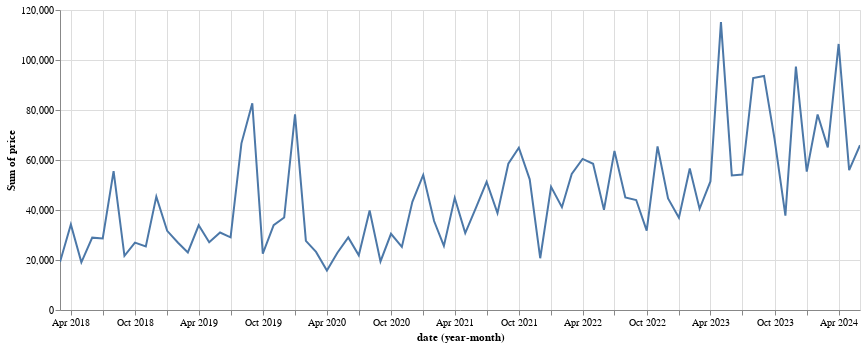

The code cell stored with this chart in its notebook:
### Code cell
exp.monthly_projection().properties(width=800)

### Figure 1 — Vega specification as saved in the notebook (floating-point values rounded to 4 significant figures)
{"$schema": "https://vega.github.io/schema/vega/v5.json", "data": [{"name": "param_2_store"}, {"name": "source_0", "values": [{"sum_price": 19183, "yearmonth_date": "2018-03-01T00:00:00.000"}, {"sum_price": 34192, "yearmonth_date": "2018-04-01T00:00:00.000"}, {"sum_price": 19057, "yearmonth_date": "2018-05-01T00:00:00.000"}, {"sum_price": 28942, "yearmonth_date": "2018-06-01T00:00:00.000"}, {"sum_price": 28622, "yearmonth_date": "2018-07-01T00:00:00.000"}, {"sum_price": 55519, "yearmonth_date": "2018-08-01T00:00:00.000"}, {"sum_price": 21665, "yearmonth_date": "2018-09-01T00:00:00.000"}, {"sum_price": 26939, "yearmonth_date": "2018-10-01T00:00:00.000"}, {"sum_price": 25467, "yearmonth_date": "2018-11-01T00:00:00.000"}, {"sum_price": 45338, "yearmonth_date": "2018-12-01T00:00:00.000"}, {"sum_price": 31667, "yearmonth_date": "2019-01-01T00:00:00.000"}, {"sum_price": 26909, "yearmonth_date": "2019-02-01T00:00:00.000"}, {"sum_price": 23041, "yearmonth_date": "2019-03-01T00:00:00.000"}, {"sum_price": 33874, "yearmonth_date": "2019-04-01T00:00:00.000"}, {"sum_price": 27119, "yearmonth_date": "2019-05-01T00:00:00.000"}, {"sum_price": 30990, "yearmonth_date": "2019-06-01T00:00:00.000"}, {"sum_price": 29068, "yearmonth_date": "2019-07-01T00:00:00.000"}, {"sum_price": 66664, "yearmonth_date": "2019-08-01T00:00:00.000"}, {"sum_price": 82705, "yearmonth_date": "2019-09-01T00:00:00.000"}, {"sum_price": 22566, "yearmonth_date": "2019-10-01T00:00:00.000"}, {"sum_price": 33972, "yearmonth_date": "2019-11-01T00:00:00.000"}, {"sum_price": 36986, "yearmonth_date": "2019-12-01T00:00:00.000"}, {"sum_price": 78282, "yearmonth_date": "2020-01-01T00:00:00.000"}, {"sum_price": 27623, "yearmonth_date": "2020-02-01T00:00:00.000"}, {"sum_price": 23233, "yearmonth_date": "2020-03-01T00:00:00.000"}, {"sum_price": 15774, "yearmonth_date": "2020-04-01T00:00:00.000"}, {"sum_price": 22930, "yearmonth_date": "2020-05-01T00:00:00.000"}, {"sum_price": 29031, "yearmonth_date": "2020-06-01T00:00:00.000"}, {"sum_price": 21877, "yearmonth_date": "2020-07-01T00:00:00.000"}, {"sum_price": 39795, "yearmonth_date": "2020-08-01T00:00:00.000"}, {"sum_price": 19416, "yearmonth_date": "2020-09-01T00:00:00.000"}, {"sum_price": 30476, "yearmonth_date": "2020-10-01T00:00:00.000"}, {"sum_price": 25236, "yearmonth_date": "2020-11-01T00:00:00.000"}, {"sum_price": 43245, "yearmonth_date": "2020-12-01T00:00:00.000"}, {"sum_price": 54028, "yearmonth_date": "2021-01-01T00:00:00.000"}, {"sum_price": 35580, "yearmonth_date": "2021-02-01T00:00:00.000"}, {"sum_price": 25651, "yearmonth_date": "2021-03-01T00:00:00.000"}, {"sum_price": 44842, "yearmonth_date": "2021-04-01T00:00:00.000"}, {"sum_price": 30757, "yearmonth_date": "2021-05-01T00:00:00.000"}, {"sum_price": 41043, "yearmonth_date": "2021-06-01T00:00:00.000"}, {"sum_price": 51235, "yearmonth_date": "2021-07-01T00:00:00.000"}, {"sum_price": 38760, "yearmonth_date": "2021-08-01T00:00:00.000"}, {"sum_price": 58508, "yearmonth_date": "2021-09-01T00:00:00.000"}, {"sum_price": 64912, "yearmonth_date": "2021-10-01T00:00:00.000"}, {"sum_price": 52258, "yearmonth_date": "2021-11-01T00:00:00.000"}, {"sum_price": 20705, "yearmonth_date": "2021-12-01T00:00:00.000"}, {"sum_price": 49293, "yearmonth_date": "2022-01-01T00:00:00.000"}, {"sum_price": 41119, "yearmonth_date": "2022-02-01T00:00:00.000"}, {"sum_price": 54458, "yearmonth_date": "2022-03-01T00:00:00.000"}, {"sum_price": 60447, "yearmonth_date": "2022-04-01T00:00:00.000"}, {"sum_price": 58500, "yearmonth_date": "2022-05-01T00:00:00.000"}, {"sum_price": 40074, "yearmonth_date": "2022-06-01T00:00:00.000"}, {"sum_price": 63631, "yearmonth_date": "2022-07-01T00:00:00.000"}, {"sum_price": 44998, "yearmonth_date": "2022-08-01T00:00:00.000"}, {"sum_price": 44006, "yearmonth_date": "2022-09-01T00:00:00.000"}, {"sum_price": 31754, "yearmonth_date": "2022-10-01T00:00:00.000"}, {"sum_price": 65402, "yearmonth_date": "2022-11-01T00:00:00.000"}, {"sum_price": 44617, "yearmonth_date": "2022-12-01T00:00:00.000"}, {"sum_price": 36922, "yearmonth_date": "2023-01-01T00:00:00.000"}, {"sum_price": 56614, "yearmonth_date": "2023-02-01T00:00:00.000"}, {"sum_price": 40502, "yearmonth_date": "2023-03-01T00:00:00.000"}, {"sum_price": 51432, "yearmonth_date": "2023-04-01T00:00:00.000"}, {"sum_price": 115147, "yearmonth_date": "2023-05-01T00:00:00.000"}, {"sum_price": 53833, "yearmonth_date": "2023-06-01T00:00:00.000"}, {"sum_price": 54182, "yearmonth_date": "2023-07-01T00:00:00.000"}, {"sum_price": 92769, "yearmonth_date": "2023-08-01T00:00:00.000"}, {"sum_price": 93638, "yearmonth_date": "2023-09-01T00:00:00.000"}, {"sum_price": 68449, "yearmonth_date": "2023-10-01T00:00:00.000"}, {"sum_price": 37772, "yearmonth_date": "2023-11-01T00:00:00.000"}, {"sum_price": 97338, "yearmonth_date": "2023-12-01T00:00:00.000"}, {"sum_price": 55360, "yearmonth_date": "2024-01-01T00:00:00.000"}, {"sum_price": 78208, "yearmonth_date": "2024-02-01T00:00:00.000"}, {"sum_price": 65045, "yearmonth_date": "2024-03-01T00:00:00.000"}, {"sum_price": 106415, "yearmonth_date": "2024-04-01T00:00:00.000"}, {"sum_price": 55943, "yearmonth_date": "2024-05-01T00:00:00.000"}, {"sum_price": 65908, "yearmonth_date": "2024-06-01T00:00:00.000"}], "transform": [{"type": "formula", "expr": "toDate(datum['yearmonth_date'])", "as": "yearmonth_date"}]}, {"name": "source_0_y_domain_sum_price", "values": [{"min": 15774, "max": 115147}]}], "signals": [{"name": "unit", "value": {}, "on": [{"events": "pointermove", "update": "isTuple(group()) ? group() : unit"}]}, {"name": "param_2", "update": "vlSelectionResolve(\"param_2_store\", \"union\")"}, {"name": "param_2_yearmonth_date", "on": [{"events": [{"source": "view", "type": "dblclick"}], "update": "null"}, {"events": {"signal": "param_2_translate_delta"}, "update": "panLinear(param_2_translate_anchor.extent_x, -param_2_translate_delta.x / width)"}, {"events": {"signal": "param_2_zoom_delta"}, "update": "zoomLinear(domain(\"x\"), param_2_zoom_anchor.x, param_2_zoom_delta)"}]}, {"name": "param_2_tuple", "on": [{"events": [{"signal": "param_2_yearmonth_date"}], "update": "param_2_yearmonth_date ? {unit: \"\", fields: param_2_tuple_fields, values: [param_2_yearmonth_date]} : null"}]}, {"name": "param_2_tuple_fields", "value": [{"field": "yearmonth_date", "channel": "x", "type": "R"}]}, {"name": "param_2_translate_anchor", "value": {}, "on": [{"events": [{"source": "scope", "type": "pointerdown"}], "update": "{x: x(unit), y: y(unit), extent_x: domain(\"x\")}"}]}, {"name": "param_2_translate_delta", "value": {}, "on": [{"events": [{"source": "window", "between": [{"source": "scope", "type": "pointerdown"}, {"source": "window", "type": "pointerup"}], "type": "pointermove", "consume": true}], "update": "{x: param_2_translate_anchor.x - x(unit), y: param_2_translate_anchor.y - y(unit)}"}]}, {"name": "param_2_zoom_anchor", "on": [{"events": [{"source": "scope", "consume": true, "type": "wheel"}], "update": "{x: invert(\"x\", x(unit)), y: invert(\"y\", y(unit))}"}]}, {"name": "param_2_zoom_delta", "on": [{"events": [{"source": "scope", "consume": true, "type": "wheel"}], "update": "pow(1.001, event.deltaY * pow(16, event.deltaMode))", "force": true}]}, {"name": "param_2_modify", "on": [{"events": {"signal": "param_2_tuple"}, "update": "modify(\"param_2_store\", param_2_tuple, true)"}]}], "marks": [{"type": "line", "name": "marks", "from": {"data": "source_0"}, "sort": {"field": "datum[\"yearmonth_date\"]"}, "encode": {"update": {"stroke": {"value": "#4c78a8"}, "x": {"field": "yearmonth_date", "scale": "x"}, "y": {"field": "sum_price", "scale": "y"}, "defined": {"signal": "isValid(datum[\"yearmonth_date\"]) && isFinite(+datum[\"yearmonth_date\"]) && isValid(datum[\"sum_price\"]) && isFinite(+datum[\"sum_price\"])"}}}, "clip": true, "style": ["line"], "interactive": true}], "scales": [{"name": "x", "type": "time", "domain": {"data": "source_0", "field": "yearmonth_date"}, "range": [0, {"signal": "width"}], "domainRaw": {"signal": "param_2[\"yearmonth_date\"]"}}, {"name": "y", "type": "linear", "domain": [{"signal": "(data(\"source_0_y_domain_sum_price\")[0] || {}).min"}, {"signal": "(data(\"source_0_y_domain_sum_price\")[0] || {}).max"}], "range": [{"signal": "height"}, 0], "nice": true, "zero": true}], "axes": [{"scale": "x", "tickMinStep": {"signal": "datetime(2001, 1, 1, 0, 0, 0, 0) - datetime(2001, 0, 1, 0, 0, 0, 0)"}, "minExtent": 0, "aria": false, "labels": false, "tickCount": {"signal": "ceil(width/40)"}, "gridScale": "y", "domain": false, "orient": "bottom", "grid": true, "maxExtent": 0, "ticks": false, "zindex": 0}, {"scale": "y", "zindex": 0, "tickCount": {"signal": "ceil(height/40)"}, "domain": false, "minExtent": 0, "orient": "left", "ticks": false, "gridScale": "x", "grid": true, "maxExtent": 0, "labels": false, "aria": false}, {"scale": "x", "tickMinStep": {"signal": "datetime(2001, 1, 1, 0, 0, 0, 0) - datetime(2001, 0, 1, 0, 0, 0, 0)"}, "zindex": 0, "orient": "bottom", "format": {"signal": "timeUnitSpecifier([\"year\",\"month\"], {\"year-month\":\"%b %Y \",\"year-month-date\":\"%b %d, %Y \"})"}, "grid": false, "labelFlush": true, "tickCount": {"signal": "ceil(width/40)"}, "title": "date (year-month)", "labelOverlap": true}, {"scale": "y", "zindex": 0, "orient": "left", "tickCount": {"signal": "ceil(height/40)"}, "grid": false, "title": "Sum of price", "labelOverlap": true}], "background": "white", "style": "cell", "padding": 5, "height": 300, "width": 800}
